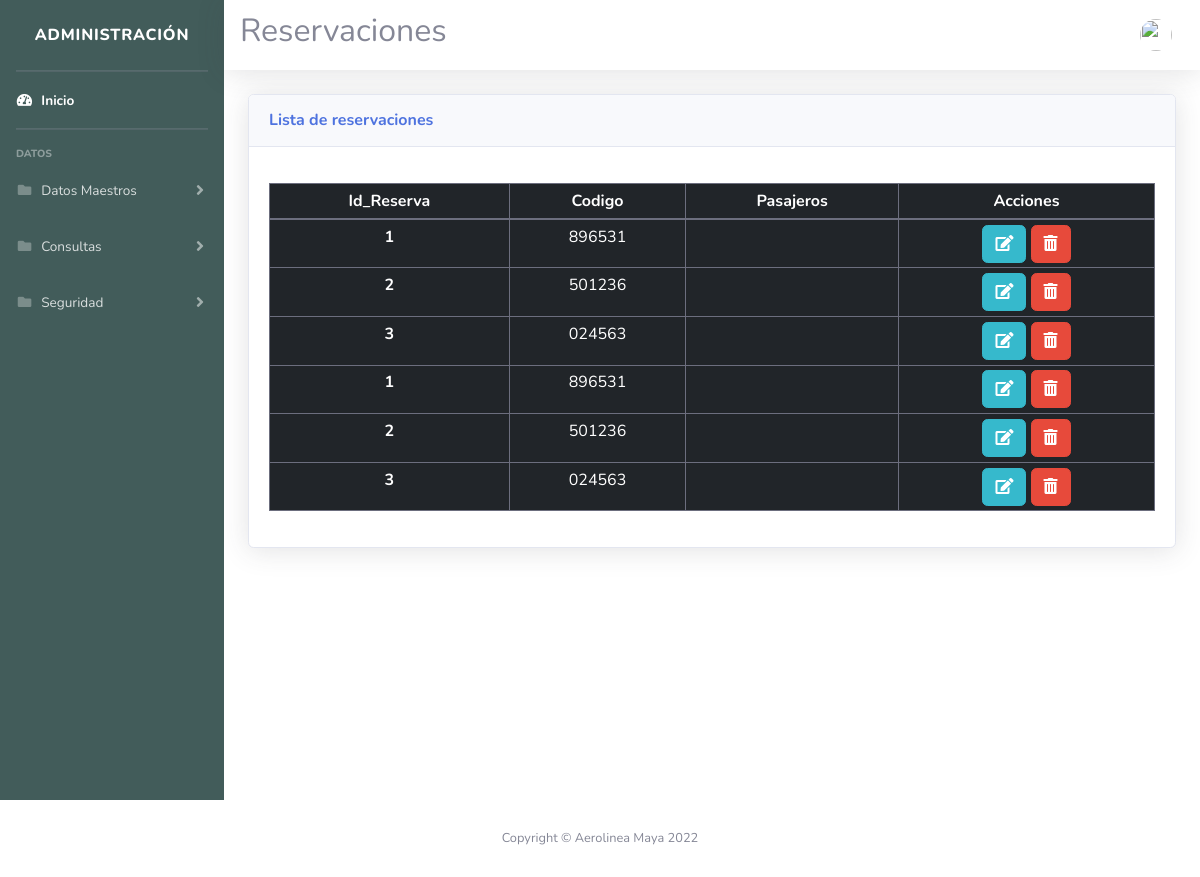
The app's page /Consultas/Consultareserva.php with its own data.
### tables this page shows
CREATE TABLE `reserva` (
  `Id_Reserva` int(11) NOT NULL,
  `Codigo` varchar(100) NOT NULL,
  `Id_Vuelo` int(11) NOT NULL,
  `Precio` varchar(100) NOT NULL
);

### Procesos/ProcesoReserva/TablaReserva.php (the view, shortened to what this page needs)
<?php
    class elementosMenu
    {
        public function mostarTablaReserva()
        {
            include "../conexion.php";
            $query = mysqli_query($conn,"SELECT * FROM reserva")
            or die ('error: '.mysqli_error($conn));
            echo
            "
                <table class='table table-sm table-dark table-responsive-sm table-bordered'>
                    <thead>
                        <tr class='text-center'>
                            <th scope='col'>Id_Reserva</th>
                            <th scope='col'>Codigo</th>
                            <th scope='col'>Pasajeros</th>
                            <th scope='col'>Acciones</th>
                        </tr>
                    </thead>
                <tbody class='text-center'>
            ";
            while ($data = mysqli_fetch_assoc($query))
            {
                echo
                "
                    <tr>
                        <form action='formEditCheckin.php?id=$data[Id_Reserva]' method='POST' name='form2'>
                            <th scope='row'>$data[Id_Reserva]</th>
                            <td>$data[Codigo]</td>
                            <td>$data[Pasajero]</td>
                            <td class='text-center'>
                            <a class='btn btn-info' href='../Procesos/ProcesoReserva/actualizarReserva.php?id=$data[Id_Reserva]' >
                            <i class='fas fa-edit'></i>
                            </a>
                            <a href='../Procesos/ProcesoReserva/eliminarReserva.php?id=$data[Id_Reserva]' name='btneliminar' class='item_tabla btn btn-danger' onclick='return confirm(\"¿Continuar con $data[Codigo]\"); '><i class='fas fa-trash-alt'></i></a> </td>
                        </form>
                    </tr>
                ";
            }
            echo
            "
                </tbody>
                </table>
            ";
        }
    }
?>

### records on screen
reserva: Id_Reserva "1", Codigo "896531"
reserva: Id_Reserva "2", Codigo "501236"
reserva: Id_Reserva "3", Codigo "024563"
reserva: Id_Reserva "1", Codigo "896531"
reserva: Id_Reserva "2", Codigo "501236"
reserva: Id_Reserva "3", Codigo "024563"
